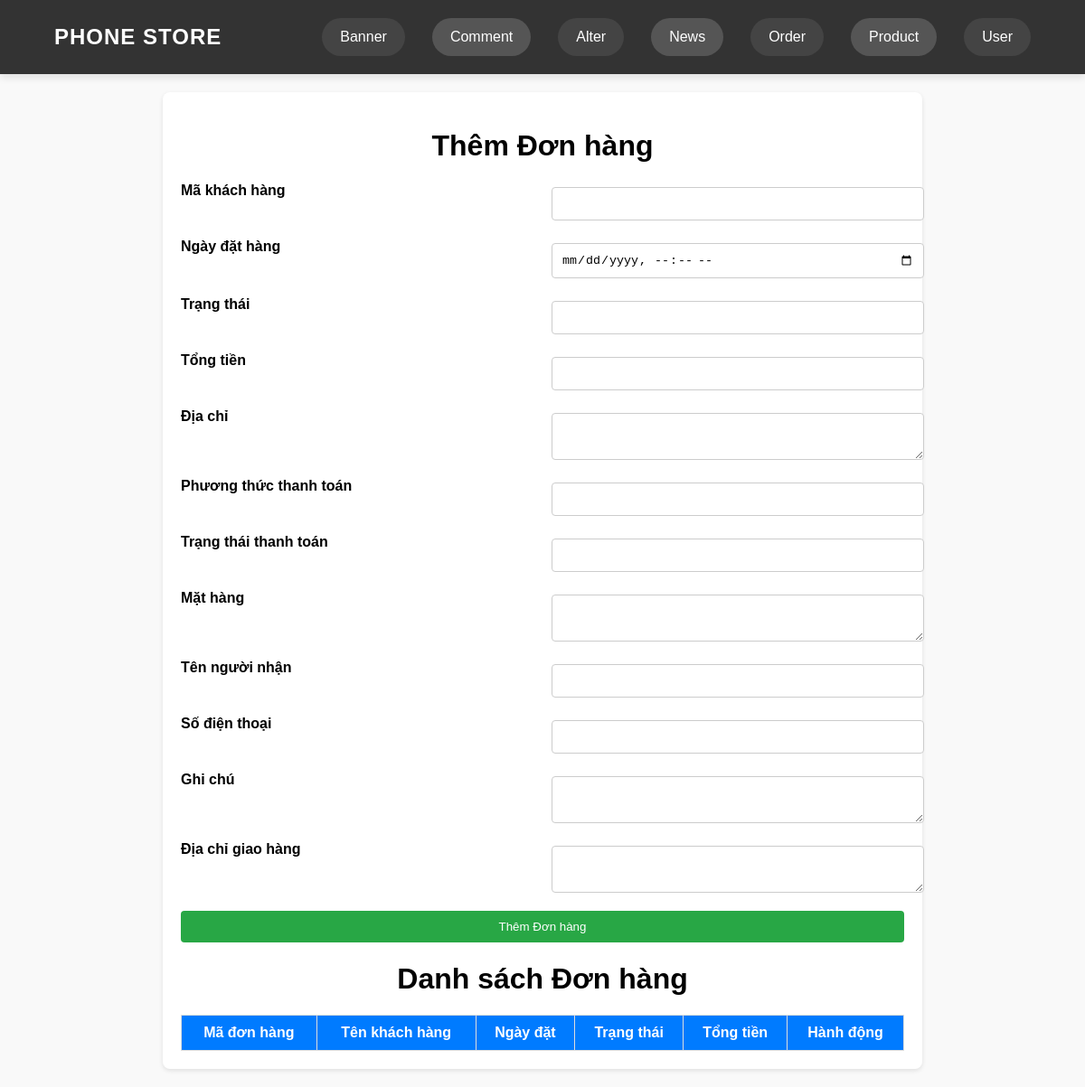
The page /orders_admin.php on the database as committed earlier.
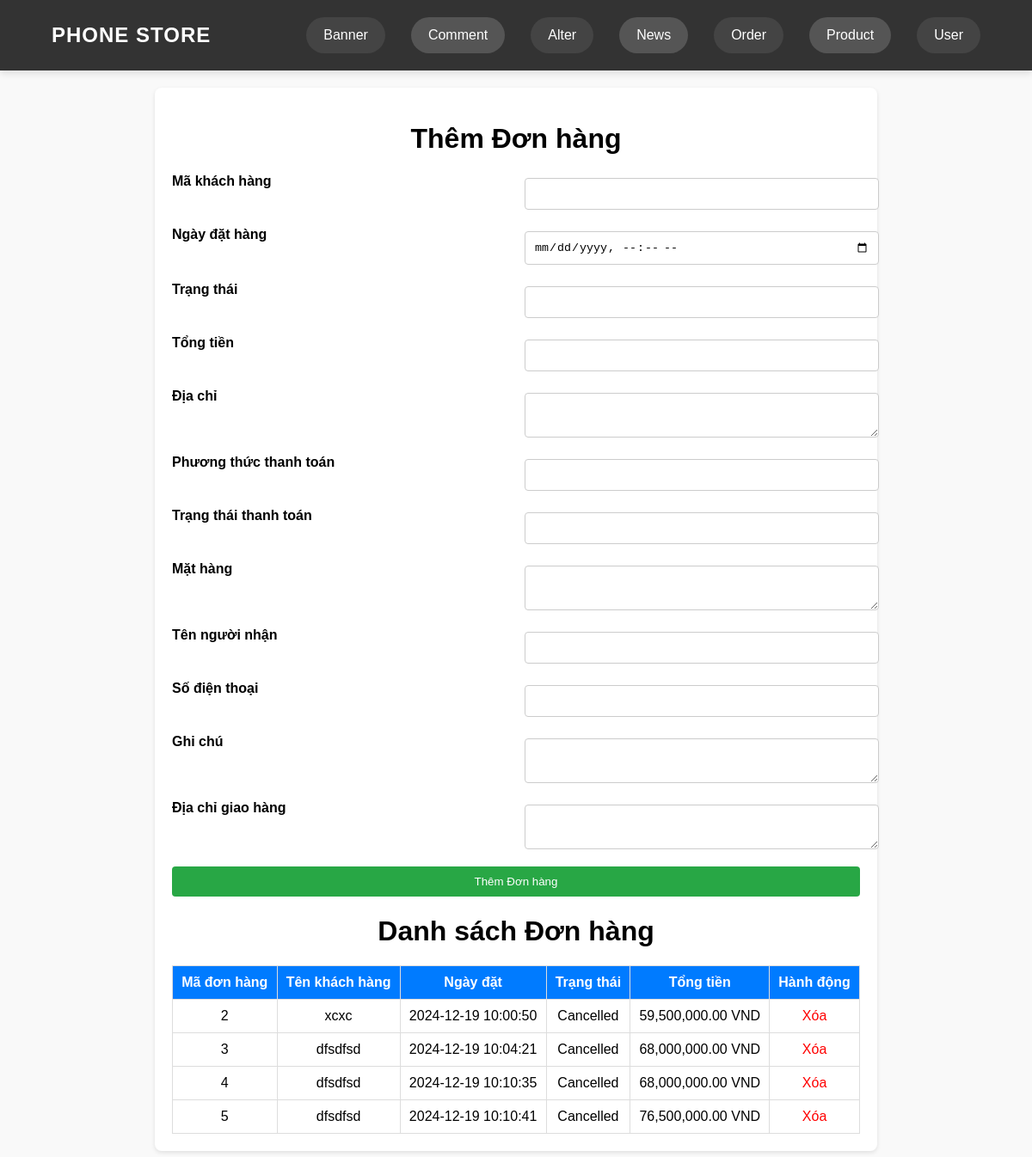
The same page on the database as committed later.
### tables this page shows
CREATE TABLE orders (
    order_id INTEGER PRIMARY KEY AUTOINCREMENT,
    customer_id INT NOT NULL,
    order_date DATETIME NOT NULL,
    status VARCHAR(50) NOT NULL,
    total_amount DECIMAL(10,2) NOT NULL,
    address TEXT NOT NULL,
    payment_method VARCHAR(50) NOT NULL,
    payment_status VARCHAR(50) NOT NULL,
    items TEXT NOT NULL,
    name_user VARCHAR(255),
    number VARCHAR(20),
    note TEXT,
    address_shipping TEXT,
    FOREIGN KEY (customer_id) REFERENCES users(user_id) ON DELETE CASCADE
);

### orders_admin.php (the view, shortened to what this page needs)
<?php
try {
    $db = new PDO('sqlite:phone_store.sqlite');
    $db->setAttribute(PDO::ATTR_ERRMODE, PDO::ERRMODE_EXCEPTION);
} catch (PDOException $e) {
    die("Lỗi kết nối cơ sở dữ liệu: " . $e->getMessage());
}
try {
    $orders = $db->query("SELECT * FROM orders")->fetchAll(PDO::FETCH_ASSOC);
} catch (PDOException $e) {
    die("Lỗi khi lấy danh sách đơn hàng: " . $e->getMessage());
}
?>
<!DOCTYPE html>
<html lang="vi">
<head>
    <link rel="stylesheet" href="admin/header_admin.css">
</head>
<body>
<?php include 'admin/header.php'; ?>
    <div class="container">
        <h1>Thêm Đơn hàng</h1>
        <form method="POST">
            <label for="customer_id">Mã khách hàng</label>
            <input type="number" name="customer_id" id="customer_id" required>
            <label for="order_date">Ngày đặt hàng</label>
            <input type="datetime-local" name="order_date" id="order_date" required>
            <label for="status">Trạng thái</label>
            <input type="text" name="status" id="status" required>
            <label for="total_amount">Tổng tiền</label>
            <input type="number" step="0.01" name="total_amount" id="total_amount" required>
            <label for="address">Địa chỉ</label>
            <textarea name="address" id="address" required></textarea>
            <label for="payment_method">Phương thức thanh toán</label>
            <input type="text" name="payment_method" id="payment_method" required>
            <label for="payment_status">Trạng thái thanh toán</label>
            <input type="text" name="payment_status" id="payment_status" required>
            <label for="items">Mặt hàng</label>
            <textarea name="items" id="items" required></textarea>
            <label for="name_user">Tên người nhận</label>
            <input type="text" name="name_user" id="name_user">
            <label for="number">Số điện thoại</label>
            <input type="text" name="number" id="number">
            <label for="note">Ghi chú</label>
            <textarea name="note" id="note"></textarea>
            <label for="address_shipping">Địa chỉ giao hàng</label>
            <textarea name="address_shipping" id="address_shipping"></textarea>
            <button type="submit">Thêm Đơn hàng</button>
        </form>
        <h1>Danh sách Đơn hàng</h1>
        <table>
            <thead>
                <tr>
                    <th>Mã đơn hàng</th>
                    <th>Tên khách hàng</th>
                    <th>Ngày đặt</th>
                    <th>Trạng thái</th>
                    <th>Tổng tiền</th>
                    <th>Hành động</th>
                </tr>
            </thead>
            <tbody>
                <?php foreach ($orders as $order): ?>
                    <tr>
                        <td><?= htmlspecialchars($order['order_id']) ?></td>
                        <td><?= htmlspecialchars($order['name_user']) ?></td>
                        <td><?= htmlspecialchars($order['order_date']) ?></td>
                        <td><?= htmlspecialchars($order['status']) ?></td>
                        <td><?= number_format($order['total_amount'], 2) ?> VND</td>
                        <td>
                            <a href="?delete_id=<?= $order['order_id'] ?>" class="delete-btn" onclick="return confirm('Bạn có chắc chắn muốn xóa đơn hàng này không?')">Xóa</a>
                        </td>
                    </tr>
                <?php endforeach; ?>
            </tbody>
        </table>
    </div>
</body>
</html>

Rows that differ between the two databases and show on the page:
added orders: order_id "2", name_user "xcxc", order_date "2024-12-19 10:00:50", status "Cancelled", total_amount "59,500,000.00"
added orders: order_id "3", name_user "dfsdfsd", order_date "2024-12-19 10:04:21", status "Cancelled", total_amount "68,000,000.00"
added orders: order_id "4", name_user "dfsdfsd", order_date "2024-12-19 10:10:35", status "Cancelled", total_amount "68,000,000.00"
added orders: order_id "5", name_user "dfsdfsd", order_date "2024-12-19 10:10:41", status "Cancelled", total_amount "76,500,000.00"
